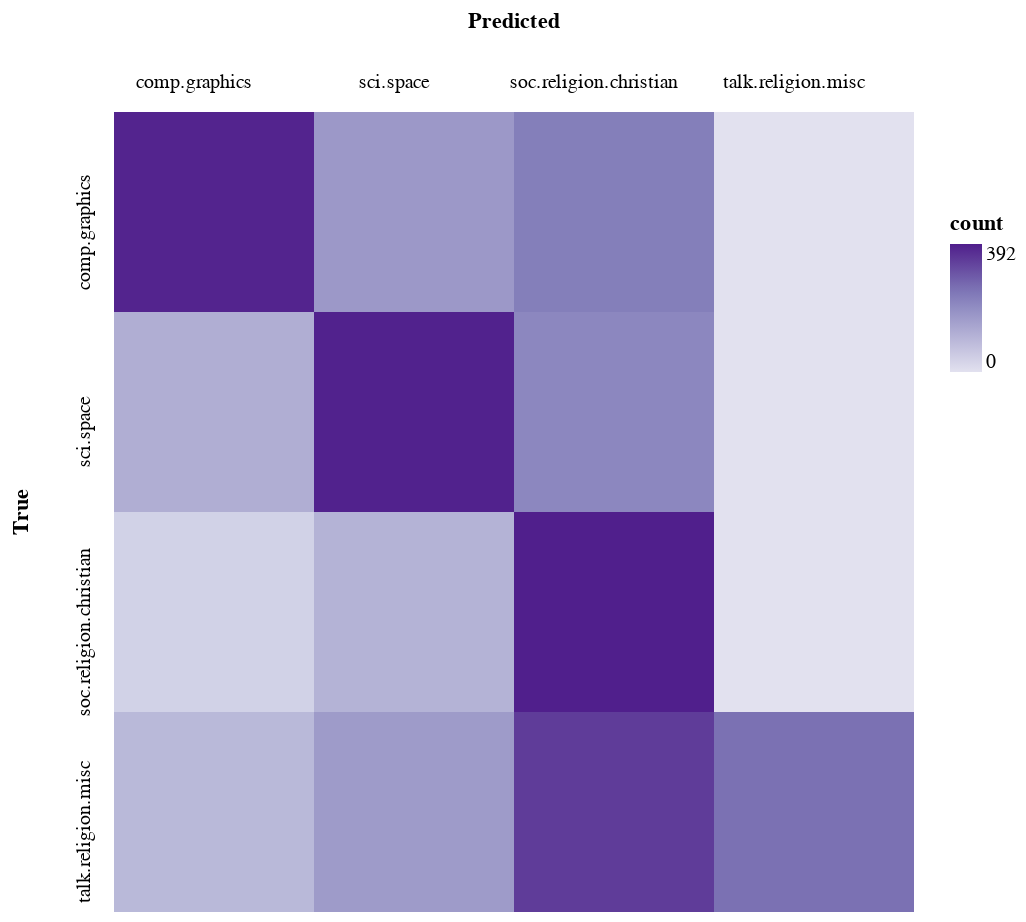

Notebook source saved alongside this figure:
### Code cell
from sklearn.feature_extraction.text import TfidfVectorizer
from sklearn.metrics import confusion_matrix
from sklearn.naive_bayes import MultinomialNB
from sklearn.pipeline import make_pipeline

train, test = (
    pd.Series(data.target_names)
    .pipe(lambda s: s[s.str.contains(r"graphics|religion|space")])
    .pipe(
        lambda categories: (
            fetch_20newsgroups(categories=categories, subset="train"),
            fetch_20newsgroups(categories=categories, subset="test"),
        )
    )
)

model = make_pipeline(TfidfVectorizer(), MultinomialNB()).fit(
    train.data, pd.Series(train.target_names)[train.target]
)

alt.Chart(
    pd.DataFrame(
        confusion_matrix(
            pd.Series(test.target_names)[test.target], model.predict(test.data)
        ),
        columns=train.target_names,
        index=test.target_names,
    )
    .reset_index()
    .melt(id_vars="index")
    .rename(columns={"index": "true", "variable": "predicted", "value": "count"})
).mark_rect(height=100, width=100).encode(
    alt.Column("predicted:O", title="Predicted"),
    alt.Row("true:O", title="True"),
    alt.Color("count:Q", scale=alt.Scale(scheme="purples", type="symlog")),
    alt.Tooltip(["count:Q", "true:O", "predicted:O"]),
).configure_facet(
    spacing=0
)

### Figure 1 — Vega-Lite specification as saved in the notebook (floating-point values rounded to 4 significant figures)
{"config": {"view": {"continuousWidth": 400, "continuousHeight": 300}, "facet": {"spacing": 0}}, "data": {"name": "data-b0fbba4ad11b8c3b4148f6f06969bbc0"}, "mark": {"type": "rect", "height": 100, "width": 100}, "encoding": {"color": {"type": "quantitative", "field": "count", "scale": {"scheme": "purples", "type": "symlog"}}, "column": {"type": "ordinal", "field": "predicted", "title": "Predicted"}, "row": {"type": "ordinal", "field": "true", "title": "True"}, "tooltip": [{"type": "quantitative", "field": "count"}, {"type": "ordinal", "field": "true"}, {"type": "ordinal", "field": "predicted"}]}, "$schema": "https://vega.github.io/schema/vega-lite/v4.8.1.json", "datasets": {"data-b0fbba4ad11b8c3b4148f6f06969bbc0": [{"true": "comp.graphics", "predicted": "comp.graphics", "count": 344}, {"true": "sci.space", "predicted": "comp.graphics", "count": 6}, {"true": "soc.religion.christian", "predicted": "comp.graphics", "count": 1}, {"true": "talk.religion.misc", "predicted": "comp.graphics", "count": 4}, {"true": "comp.graphics", "predicted": "sci.space", "count": 13}, {"true": "sci.space", "predicted": "sci.space", "count": 364}, {"true": "soc.religion.christian", "predicted": "sci.space", "count": 5}, {"true": "talk.religion.misc", "predicted": "sci.space", "count": 12}, {"true": "comp.graphics", "predicted": "soc.religion.christian", "count": 32}, {"true": "sci.space", "predicted": "soc.religion.christian", "count": 24}, {"true": "soc.religion.christian", "predicted": "soc.religion.christian", "count": 392}, {"true": "talk.religion.misc", "predicted": "soc.religion.christian", "count": 187}, {"true": "comp.graphics", "predicted": "talk.religion.misc", "count": 0}, {"true": "sci.space", "predicted": "talk.religion.misc", "count": 0}, {"true": "soc.religion.christian", "predicted": "talk.religion.misc", "count": 0}, {"true": "talk.religion.misc", "predicted": "talk.religion.misc", "count": 48}]}}
